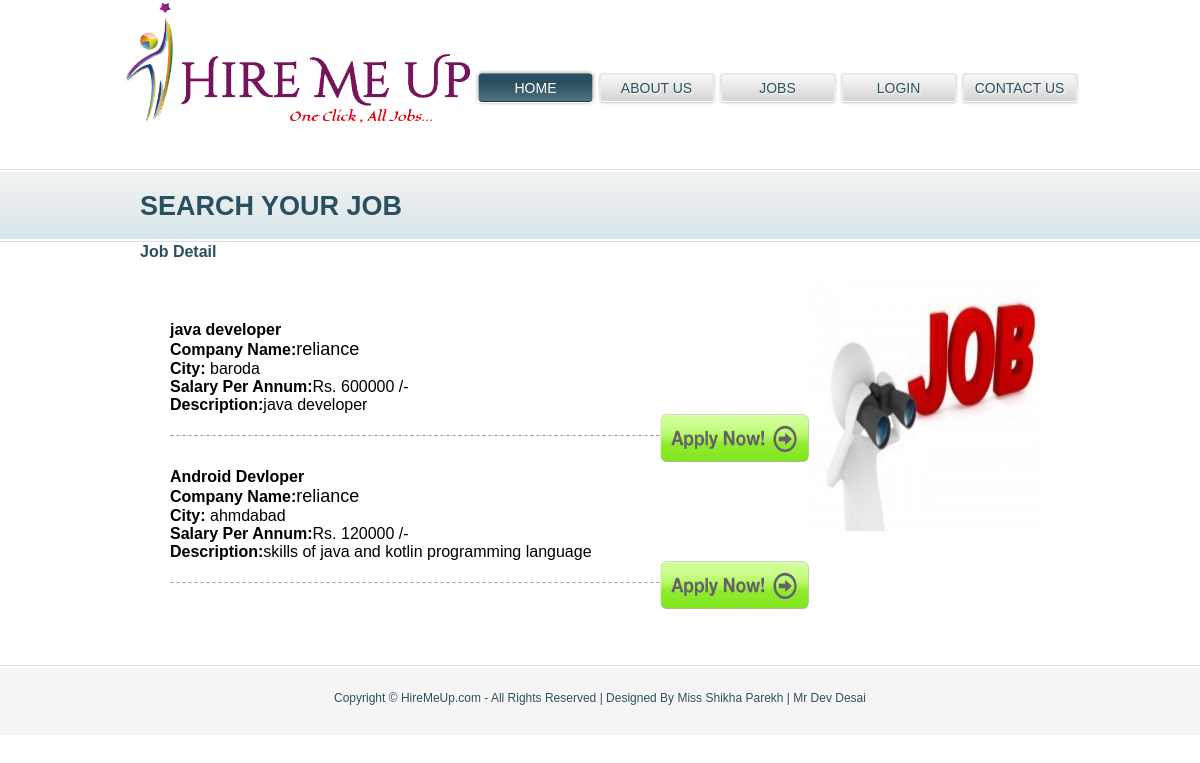
Screenshot of /job_detail.php?cid=2&scid=5 with the database file from the repository.
### tables this page shows
CREATE TABLE IF NOT EXISTS `job_detail` (
  `job_id` int(11) NOT NULL,
  `job_name` varchar(50) NOT NULL,
  `sub_cat_id` int(11) NOT NULL,
  `city` varchar(50) NOT NULL,
  `company_id` int(11) NOT NULL,
  `job_description` varchar(300) NOT NULL,
  `salary` int(10) NOT NULL,
  PRIMARY KEY (`job_id`)
);

CREATE TABLE IF NOT EXISTS `company_regis` (
  `company_id` int(11) NOT NULL,
  `company_name` varchar(50) NOT NULL,
  `address` varchar(250) NOT NULL,
  `city` varchar(50) NOT NULL,
  `state` varchar(50) NOT NULL,
  `mobile_no` varchar(10) NOT NULL,
  `email_id` varchar(50) NOT NULL,
  `pwd` varchar(10) NOT NULL,
  `regis_date` date NOT NULL,
  PRIMARY KEY (`company_id`)
);

### job_detail.php (the view, shortened to what this page needs)
<?php
if(!isset($_SESSION['usremail']))
{
include("header.php");
}else{
include("user_header.php");
}
?>
<div id="body">
  <div class="blog">
    <h1>Search Your Job</h1>
    <div>
      <h2>Job Detail</h2>
      <?php
		$scid=$_GET['scid'];
		$res=mysql_query("select * from job_detail where sub_cat_id='$scid'");
		echo "<ul1>";
		while($r=mysql_fetch_row($res))
		{
			$res1=mysql_query("select company_name from company_regis where company_id='$r[4]'");
			$r1=mysql_fetch_row($res1);
			if(isset($_SESSION['usremail']))
			{
				echo "<li><b>$r[1]<br/>Company Name:</b><font size='+1'>$r1[0]</font>
			<br/><b>City: </b>$r[3]<br/>
			<b>Salary Per Annum:</b>Rs. $r[6] /-<br/>
			<b>Description:</b>$r[5]<br/>
			<div align='right'><a href='job_detail.php?jid=$r[0]'><img src='images/apply1.png' Height='50px' Width='150px'></a>
			</div>
			</li>";
			}else{
			echo "<li><b>$r[1]<br/>Company Name:</b><font size='+1'>$r1[0]</font>
			<br/><b>City: </b>$r[3]<br/>
			<b>Salary Per Annum:</b>Rs. $r[6] /-<br/>
			<b>Description:</b>$r[5]<br/>
			<div align='right'><a href='login.php?jid=$r[0]'><img src='images/apply1.png' Height='50px' Width='150px'></a>
			</div>
			</li>";
			}
		}
		echo "</ul1>";
	  ?>
    </div>
    <ul>
     <img src="images/search1.jpg" width="230px" height="250px">
    </ul>
  </div>
</div>
<?php
include("footer.php");
?>

### style.css (style rules this page uses)
body { font-family:Arial, Helvetica, sans-serif; margin:0; padding:0; }
#body { background:url(images/bg-content.gif) repeat-x top left; margin:0; padding:0; min-width:960px; }
#body .contact, #body .about, #body .services, #body .blog, #body .blog1 { margin:0 auto; padding:25px 10px 50px 10px; width:940px; }
#body h1 { color:#2a4f5e; font-size:27px; font-weight:bold; height:74px; line-height:74px; margin:0; padding:0; text-indent:10px; text-transform:uppercase; }
#body .blog { overflow:hidden; }
#body .blog div { float:left; margin:0; padding:0 10px; width:630px; }
#body .blog ul { float:left; margin:0; padding:38px 0 0 30px; width:230px; }
#body .blog ul1 { float:left; margin:0; padding:38px 0 0 30px; width:530px; }
#body .blog ul1 li { background:url(images/border-dashed.gif) repeat-x bottom left; list-style:none; margin:0; padding:22px 0; }
#body .blog h2 { color:#2a4f5e; font-size:16px; margin:0; padding:0; text-transform:capitalize; }

### rows the page displays
job_detail: job_name "java developer", company.company_name "reliance", city "baroda", salary "600000", job_description "java developer"
job_detail: job_name "Android Devloper", company.company_name "reliance", city "ahmdabad", salary "120000", job_description "skills of java and kotlin programming language"
